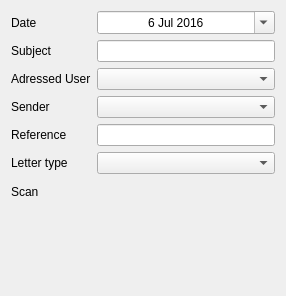
<?xml version="1.0" encoding="UTF-8"?>
<ui version="4.0">
 <class>LetterFormInsert</class>
 <widget class="QWidget" name="LetterFormInsert">
  <property name="geometry">
   <rect>
    <x>0</x>
    <y>0</y>
    <width>286</width>
    <height>296</height>
   </rect>
  </property>
  <property name="windowTitle">
   <string>Form</string>
  </property>
  <layout class="QFormLayout" name="formLayout">
   <item row="0" column="0">
    <widget class="QLabel" name="dateLabel">
     <property name="text">
      <string>Date</string>
     </property>
    </widget>
   </item>
   <item row="0" column="1">
    <widget class="QDateEdit" name="dateDateEdit">
     <property name="enabled">
      <bool>true</bool>
     </property>
     <property name="wrapping">
      <bool>false</bool>
     </property>
     <property name="frame">
      <bool>true</bool>
     </property>
     <property name="alignment">
      <set>Qt::AlignCenter</set>
     </property>
     <property name="dateTime">
      <datetime>
       <hour>0</hour>
       <minute>0</minute>
       <second>0</second>
       <year>2016</year>
       <month>7</month>
       <day>6</day>
      </datetime>
     </property>
     <property name="calendarPopup">
      <bool>true</bool>
     </property>
     <property name="date">
      <date>
       <year>2016</year>
       <month>7</month>
       <day>6</day>
      </date>
     </property>
    </widget>
   </item>
   <item row="1" column="0">
    <widget class="QLabel" name="subjectLabel">
     <property name="text">
      <string>Subject</string>
     </property>
    </widget>
   </item>
   <item row="1" column="1">
    <widget class="QLineEdit" name="subjectLineEdit"/>
   </item>
   <item row="2" column="0">
    <widget class="QLabel" name="UserLabel">
     <property name="text">
      <string>Adressed User</string>
     </property>
    </widget>
   </item>
   <item row="2" column="1">
    <widget class="MyComboBox" name="userComboBox"/>
   </item>
   <item row="3" column="0">
    <widget class="QLabel" name="senderLabel">
     <property name="text">
      <string>Sender</string>
     </property>
    </widget>
   </item>
   <item row="3" column="1">
    <widget class="MyComboBox" name="senderComboBox"/>
   </item>
   <item row="4" column="0">
    <widget class="QLabel" name="referenceLabel">
     <property name="text">
      <string>Reference</string>
     </property>
    </widget>
   </item>
   <item row="4" column="1">
    <widget class="QLineEdit" name="referenceLineEdit">
     <property name="toolTip">
      <string/>
     </property>
     <property name="statusTip">
      <string/>
     </property>
     <property name="accessibleDescription">
      <string/>
     </property>
    </widget>
   </item>
   <item row="6" column="0">
    <widget class="QLabel" name="scanLabel">
     <property name="text">
      <string>Scan</string>
     </property>
    </widget>
   </item>
   <item row="6" column="1">
    <widget class="MyDragDropBox" name="scanFileDrop" native="true">
     <property name="minimumSize">
      <size>
       <width>0</width>
       <height>100</height>
      </size>
     </property>
     <property name="acceptDrops">
      <bool>true</bool>
     </property>
     <property name="autoFillBackground">
      <bool>false</bool>
     </property>
     <property name="styleSheet">
      <string notr="true"/>
     </property>
    </widget>
   </item>
   <item row="5" column="1">
    <widget class="MyComboBox" name="typeComboBox"/>
   </item>
   <item row="5" column="0">
    <widget class="QLabel" name="typeLabel">
     <property name="text">
      <string>Letter type</string>
     </property>
    </widget>
   </item>
  </layout>
 </widget>
 <customwidgets>
  <customwidget>
   <class>MyComboBox</class>
   <extends>QComboBox</extends>
   <header>MyQtness.myWidgets.h</header>
  </customwidget>
  <customwidget>
   <class>MyDragDropBox</class>
   <extends>QWidget</extends>
   <header>MyQtness.myWidgets.h</header>
   <container>1</container>
  </customwidget>
 </customwidgets>
 <resources/>
 <connections/>
</ui>
